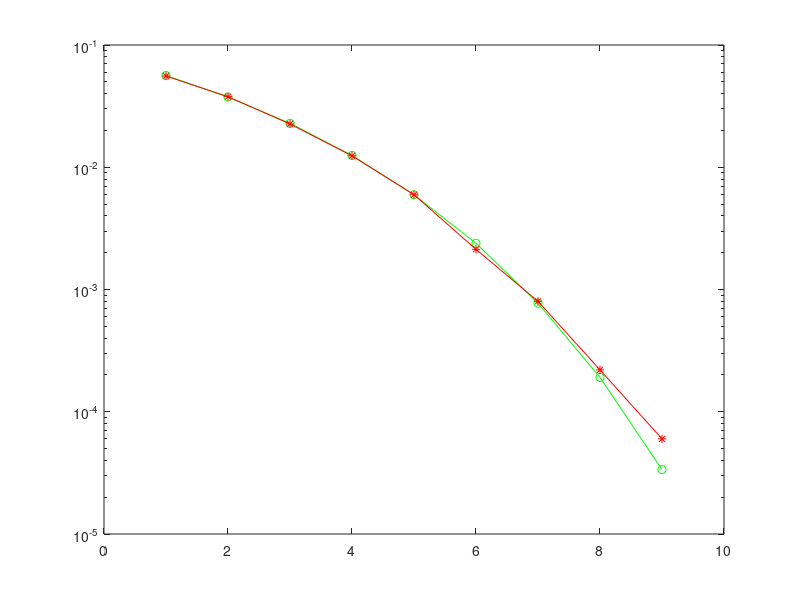

Here is the MATLAB script that generated this plot:
signal_count = 100000;
original_signal = randi([0, 1], 1, signal_count);
sent_signal = original_signal;
for i = 1:signal_count
    if (original_signal(i) == 0)
        sent_signal(i) = -1;
    else
        sent_signal(i) = 1;
    end
end

ber_simulated = zeros(1, 9);
ber_theoretical = zeros(1, 9);
for EbN0Db = 1:1:9
    EbN0 = 10 ^ (EbN0Db / 10);
    var_error = sqrt(1 / (2 * EbN0));
    received_signal = sent_signal + var_error .* randn(1, signal_count);
    received_signal = (received_signal > 0);
    bits_changed = sum(received_signal ~= original_signal);
    simulated_error = bits_changed / signal_count;
    theoretical_error = 0.5 * erfc(sqrt(EbN0));
    ber_simulated(EbN0Db) = simulated_error;
    ber_theoretical(EbN0Db) = theoretical_error;
end
EbN0Db = 1:1:9;
semilogy(EbN0Db, ber_theoretical, '-go', EbN0Db, ber_simulated, '-r*');